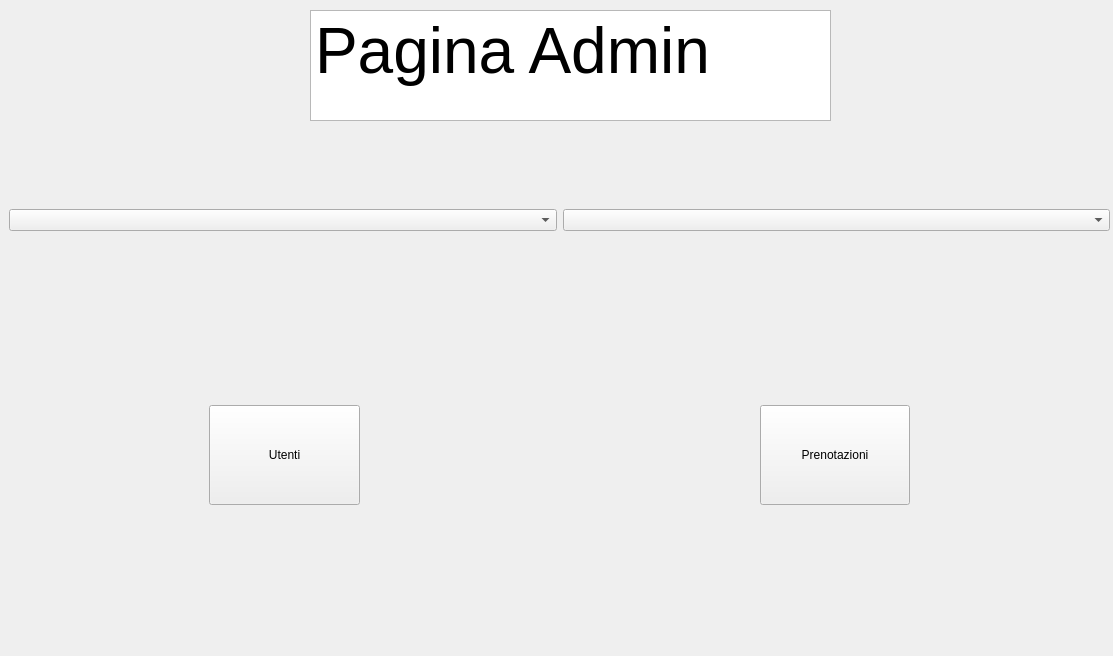
<?xml version="1.0" encoding="UTF-8"?>
<ui version="4.0">
 <class>Form</class>
 <widget class="QWidget" name="Form">
  <property name="geometry">
   <rect>
    <x>0</x>
    <y>0</y>
    <width>1113</width>
    <height>656</height>
   </rect>
  </property>
  <property name="windowTitle">
   <string>Form</string>
  </property>
  <property name="autoFillBackground">
   <bool>false</bool>
  </property>
  <property name="styleSheet">
   <string notr="true">background-image: url(:/background/Parte grafica/logo.jpg);</string>
  </property>
  <widget class="QWidget" name="gridLayoutWidget">
   <property name="geometry">
    <rect>
     <x>9</x>
     <y>300</y>
     <width>1101</width>
     <height>311</height>
    </rect>
   </property>
   <layout class="QGridLayout" name="gridLayout" rowstretch="0">
    <property name="sizeConstraint">
     <enum>QLayout::SetDefaultConstraint</enum>
    </property>
    <property name="leftMargin">
     <number>200</number>
    </property>
    <property name="rightMargin">
     <number>200</number>
    </property>
    <property name="bottomMargin">
     <number>0</number>
    </property>
    <property name="horizontalSpacing">
     <number>400</number>
    </property>
    <item row="0" column="1">
     <widget class="QPushButton" name="pushButton_2">
      <property name="minimumSize">
       <size>
        <width>100</width>
        <height>100</height>
       </size>
      </property>
      <property name="text">
       <string>Prenotazioni</string>
      </property>
     </widget>
    </item>
    <item row="0" column="0">
     <widget class="QPushButton" name="VediUtenti">
      <property name="minimumSize">
       <size>
        <width>100</width>
        <height>100</height>
       </size>
      </property>
      <property name="text">
       <string>Utenti</string>
      </property>
     </widget>
    </item>
   </layout>
  </widget>
  <widget class="QWidget" name="horizontalLayoutWidget">
   <property name="geometry">
    <rect>
     <x>9</x>
     <y>140</y>
     <width>1101</width>
     <height>161</height>
    </rect>
   </property>
   <layout class="QHBoxLayout" name="horizontalLayout">
    <item>
     <widget class="QComboBox" name="comboBox_2"/>
    </item>
    <item>
     <widget class="QComboBox" name="comboBox"/>
    </item>
   </layout>
  </widget>
  <widget class="QTextBrowser" name="textBrowser">
   <property name="geometry">
    <rect>
     <x>310</x>
     <y>10</y>
     <width>521</width>
     <height>111</height>
    </rect>
   </property>
   <property name="html">
    <string>&lt;!DOCTYPE HTML PUBLIC &quot;-//W3C//DTD HTML 4.0//EN&quot; &quot;http://www.w3.org/TR/REC-html40/strict.dtd&quot;&gt;
&lt;html&gt;&lt;head&gt;&lt;meta name=&quot;qrichtext&quot; content=&quot;1&quot; /&gt;&lt;style type=&quot;text/css&quot;&gt;
p, li { white-space: pre-wrap; }
&lt;/style&gt;&lt;/head&gt;&lt;body style=&quot; font-family:'MS Shell Dlg 2'; font-size:7.8pt; font-weight:400; font-style:normal;&quot;&gt;
&lt;p align=&quot;justify&quot; style=&quot; margin-top:0px; margin-bottom:0px; margin-left:0px; margin-right:0px; -qt-block-indent:0; text-indent:0px;&quot;&gt;&lt;span style=&quot; font-size:48pt;&quot;&gt;Pagina Admin&lt;/span&gt;&lt;/p&gt;&lt;/body&gt;&lt;/html&gt;</string>
   </property>
  </widget>
 </widget>
 <resources>
  <include location="../lavoroingegneria.qrc"/>
 </resources>
 <connections/>
</ui>
